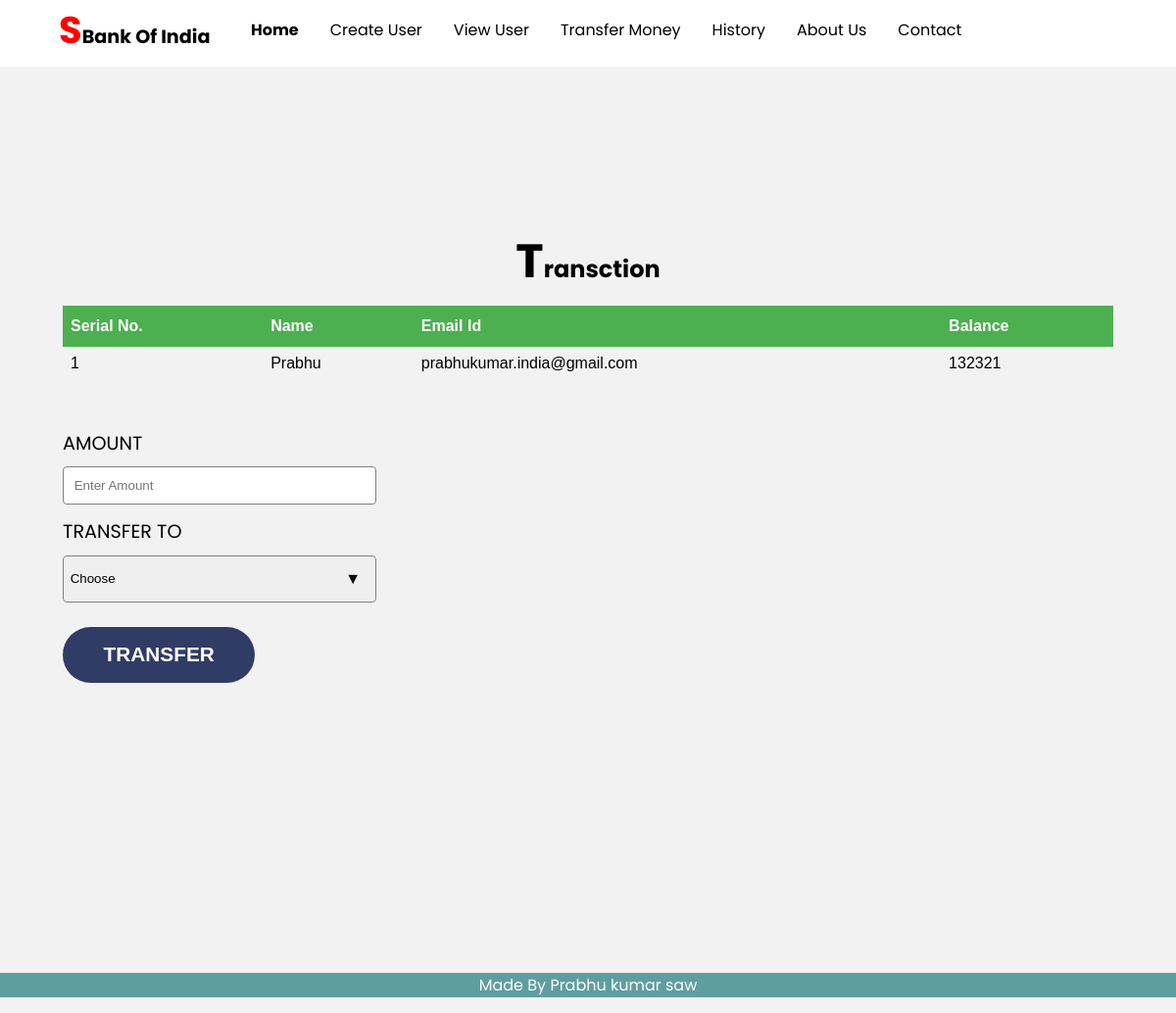
The app's page /select_trans.php?id=1 with its own data.
### tables this page shows
CREATE TABLE `user` (
  `id` int(255) NOT NULL,
  `name` text NOT NULL,
  `email` varchar(255) NOT NULL,
  `balance` int(255) NOT NULL
);

### select_trans.php (the view, shortened to what this page needs)
<?php include("header.php")?>
<section class="contact-section">
	<h1><span>T</span>ransction</h1>
<div style="overflow-x:auto;">
<table id="customers">
        <thead>
            <tr>
            <th>Serial No.</th>
                <th>Name</th>
                <th>Email Id</th>
                <th>Balance</th>
            </tr>
        </thead>
        <tbody>
		<?php
      include 'config.php';
		$ids = $_GET['id'];
	$showquery = "SELECT * FROM user where id={$ids}";
	$showdata = mysqli_query($conn,$showquery);
	  $res = mysqli_fetch_assoc($showdata);
	?>
	 <tr>
            <td data-th="id"><?php echo $res['id'] ?></td>
                <td data-th="Name" value=""><?php echo $res['name']; ?></td>
                <td data-th="Email"><?php echo $res['email'] ?></td>
                <td data-th="Balance"><?php echo $res['balance'] ?></td>
            </tr>
        </tbody>
</table>
</div>
	<br>
	<br>
	   <div class="container">
            <div class="contact">
                <form action="" method="post" >
                    <label for="name">AMOUNT</label>
                    <input type="number" placeholder="Enter Amount" id="name" name="amount" required>
                    <label for="message">TRANSFER TO</label>
                   <div class="select">
  <select name="to" id="slct" required>
    <option value="" disabled selected>Choose</option>
  </select>
</div><br>
                    <input type="submit" name="submit" class="send-message-cta" value="TRANSFER">
                </form>
            </div>
</div>
    </section>
    <?php include("footer.php")?>

### css/main.css (style rules this page uses)
:root { --primary-color: #303c66; }
body { background: #F2F2F2; margin: 0; font-family: 'Poppins'; }
section { padding: 5em 2em; }
label { display: block; font-size: 1.2em; margin-bottom: .5em; }
input, textarea { width: 100%; padding: .8em; margin-bottom: 1em; border-radius: .3em; border: 1px solid gray; -webkit-box-sizing: border-box; box-sizing: border-box; }
input[type="submit"] { background-color: var(--primary-color); color: white; font-weight: bold; font-size: 1.3em; border: none; margin-bottom: 5em; border-radius: 5em; display: inline-block; padding: .8em 2em; width: unset; cursor: pointer; }
@media only screen and (min-width: 1080px) { .container { width: 1080px; margin: 0 auto; } }
@media only screen and (min-width: 1080px) { section { padding: 10em 4em; } }
@media only screen and (min-width: 1080px) { .contact-section { position: relative; } }
@media only screen and (min-width: 1080px) { .contact-section .container { display: -webkit-box; display: -ms-flexbox; display: flex; } }
#customers { font-family: Arial, Helvetica, sans-serif; border-collapse: collapse; width: 100%; }
#customers td, #customers th { bottom-border: 1px solid #ddd; padding: 8px; }
#customers tr:nth-child(even) { background-color: #f2f2f2; }
#customers th { padding-top: 12px; padding-bottom: 12px; text-align: left; background-color: #4CAF50; color: white; }
h1 { text-align:center; }
span { font-size: 200%; line-height: 80%; }

### select_trans.php (style rules this page uses)
select { -webkit-appearance: none; -moz-appearance: none; -ms-appearance: none; appearance: none; outline: 0; box-shadow: none; border-radius: .3em; border: 1px solid gray; -webkit-box-sizing: border-box; box-sizing: border-box; background-image: none; }
.select { position: relative; display: flex; width: 20em; height: 3em; line-height: 3; background: ; overflow: hidden; border-radius: .25em; }
select { flex: 1; padding: 0 .5em; color: #000; cursor: pointer; }
.select::after { content: '\25BC'; position: absolute; top: 0; right: 0; padding: 0 1em; background: ; cursor: pointer; pointer-events: none; -webkit-transition: .25s all ease; -o-transition: .25s all ease; transition: .25s all ease; }

### records on screen
user: id "1", name "Prabhu", email "prabhukumar.india@gmail.com", balance "132321"
